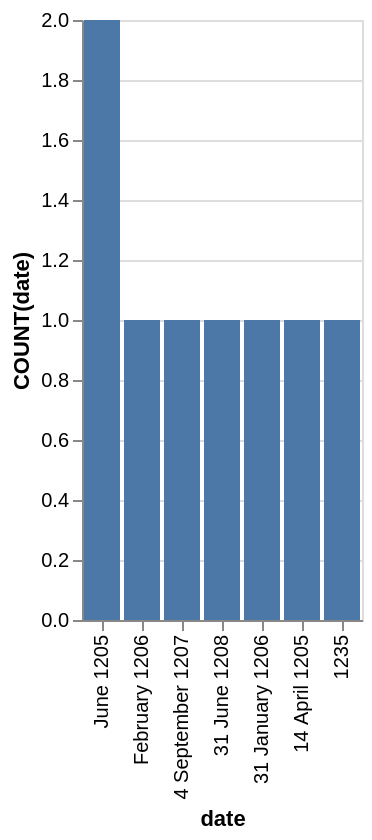

The specification (Vega-Lite) saved for this image:
### Vega-Lite specification from a JSON file in a GitHub repository (floating-point values rounded to 4 significant figures)
{"data": {"values": [{"x_data": "1235", "y_data": 1}, {"x_data": "14 April 1205", "y_data": 1}, {"x_data": "31 January 1206", "y_data": 1}, {"x_data": "31 June 1208", "y_data": 1}, {"x_data": "4 September 1207", "y_data": 1}, {"x_data": "February 1206", "y_data": 1}, {"x_data": "June 1205", "y_data": 2}]}, "mark": "bar", "encoding": {"x": {"field": "x_data", "type": "nominal", "title": "date", "sort": "descending"}, "y": {"field": "y_data", "type": "quantitative", "title": "COUNT(date)"}}}
